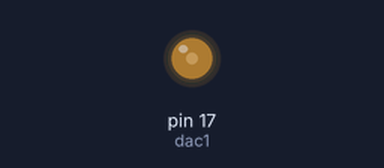
The program below on a simulated MicroPython board. Parts: output pins drawn as LEDs (lit = HIGH). What the program prints to the serial console is not drawn. At 0.0 s the program stops and its outputs stay as they are.

Above: at 0.1 s.
Timing chart, 0 to 1.5 s (numbered marks = the images above):
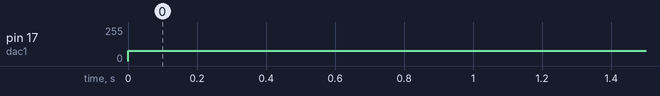

The program:

DAC.py
```python
from machine import DAC, Pin

# Voltaje deseado
voltaje = 1.00

# Referencia del DAC
vref = 3.3

# DAC1 = GPIO17
dac1 = DAC(Pin(17))

# Calcular valor de 8 bits
valor_dac = round(voltaje / vref * 255)

# Limitar entre 0 y 255
valor_dac = max(0, min(255, valor_dac))

# Escribir en el DAC
dac1.write(valor_dac)

print("Voltaje solicitado:", voltaje, "V")
print("Valor DAC:", valor_dac)
```

Measured:
- by itself, pin 17 (dac1): 0/255 → 77/255 at 0.00 s
